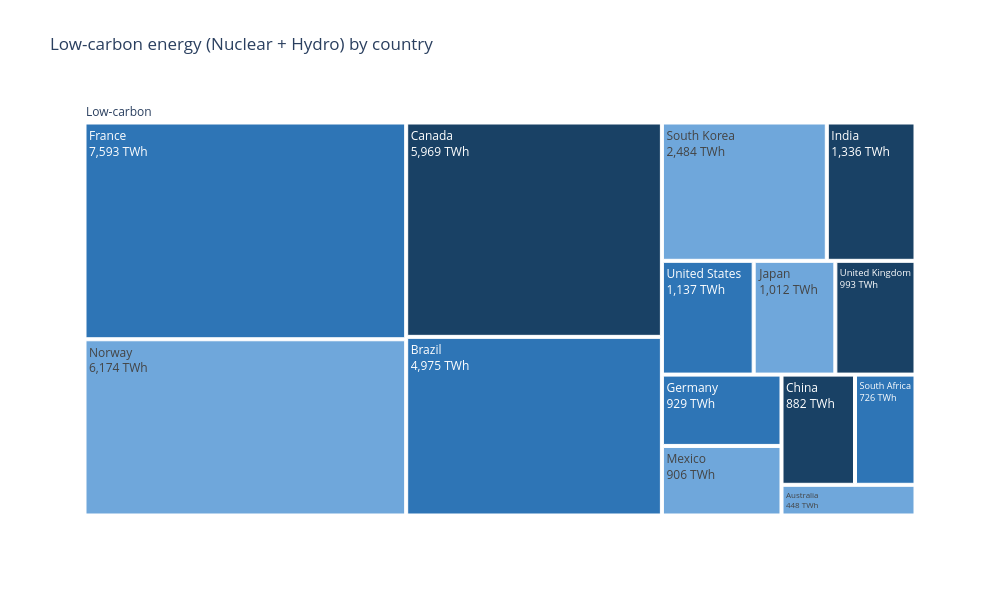
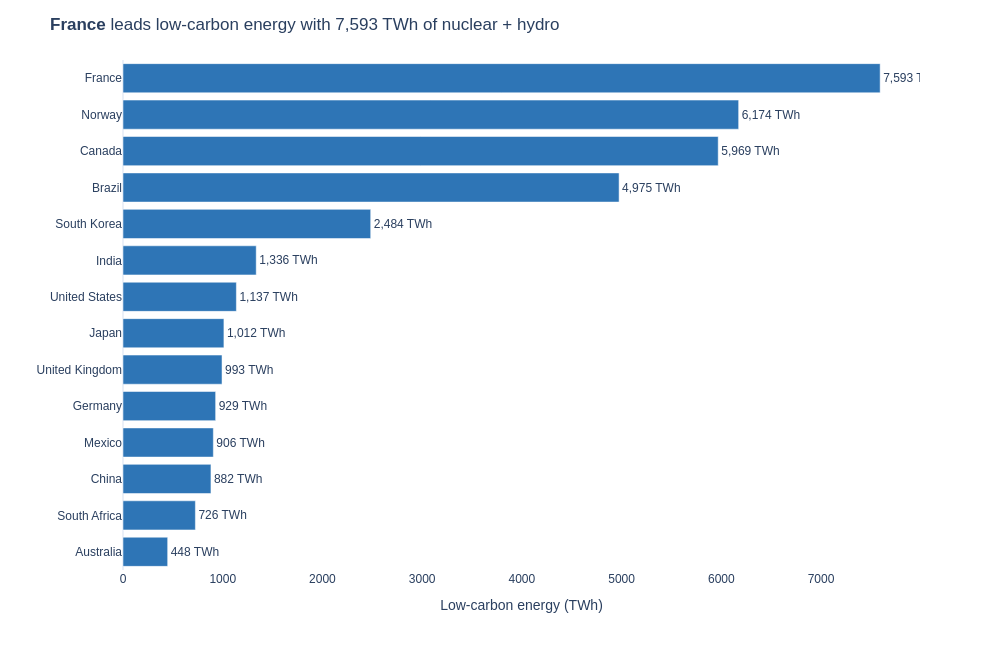

Notebook code cell kept with these figures, in order:
### Markdown cell above
## Task 2 — Treemap vs bar: low-carbon energy by country

**What to build:** Build **both** a treemap and a horizontal bar chart showing total low-carbon TWh (Nuclear + Hydro) per country. Then answer the question in a markdown cell below.

**Requirements:**
- Filter to `Source_Type == 'Low-carbon'` and aggregate TWh by country
- Treemap: single-level `path=['All', 'Country']` with a dummy root node labelled `'Low-carbon'`
- Bar chart: sorted by TWh, horizontal orientation, CVD-safe colour
- Both charts show TWh values, not percentages
- Insight title on the bar chart naming the leading country

### Code cell
# Task 2 — charts
# YOUR CODE HERE
df_low = (df.loc[df['Source_Type'] == 'Low-carbon']
            .groupby('Country', as_index=False)['TWh'].sum()
            .sort_values('TWh', ascending=False))
df_low['All'] = 'Low-carbon'          # dummy root node

fig_tm = px.treemap(
    df_low,
    path=['All', 'Country'],
    values='TWh',
    color_discrete_sequence=['#2E75B6'],   # blue = low-carbon
    height=600, width=1000,
    template='plotly_white',
    title='Low-carbon energy (Nuclear + Hydro) by country',
)
fig_tm.update_traces(
    texttemplate='%{label}<br>%{value:,.0f} TWh',
    hovertemplate='<b>%{label}</b><br>%{value:,.0f} TWh<extra></extra>',
    root_color='white',
)
fig_tm.show()

leader = df_low.iloc[0]

fig_bar = px.bar(
    df_low,
    x='TWh', y='Country',
    orientation='h',
    text='TWh',
    color_discrete_sequence=['#2E75B6'],
    category_orders={'Country': df_low['Country'].tolist()},   # largest at the top
    labels={'TWh': 'Low-carbon energy (TWh)'},
    height=650, width=1000,
    template='plotly_white',
)
fig_bar.update_traces(texttemplate='%{text:,.0f} TWh', textposition='outside')
fig_bar.update_layout(
    title=f'<b>{leader["Country"]}</b> leads low-carbon energy with {leader["TWh"]:,.0f} TWh of nuclear + hydro',
    font=dict(family='Arial', size=12),
    yaxis=dict(title=''),
    xaxis=dict(showgrid=False),
)
fig_bar.show()

### Figure 1 — Plotly figure (JSON) as saved in the notebook; plotly's stock layout.template omitted (floating-point values rounded to 4 significant figures)
{"data": [{"branchvalues": "total", "domain": {"x": [0, 1], "y": [0, 1]}, "hovertemplate": "<b>%{label}</b><br>%{value:,.0f} TWh<extra></extra>", "ids": ["Low-carbon/France", "Low-carbon/Norway", "Low-carbon/Canada", "Low-carbon/Brazil", "Low-carbon/South Korea", "Low-carbon/India", "Low-carbon/United States", "Low-carbon/Japan", "Low-carbon/United Kingdom", "Low-carbon/Germany", "Low-carbon/Mexico", "Low-carbon/China", "Low-carbon/South Africa", "Low-carbon/Australia", "Low-carbon"], "labels": ["France", "Norway", "Canada", "Brazil", "South Korea", "India", "United States", "Japan", "United Kingdom", "Germany", "Mexico", "China", "South Africa", "Australia", "Low-carbon"], "name": "", "parents": ["Low-carbon", "Low-carbon", "Low-carbon", "Low-carbon", "Low-carbon", "Low-carbon", "Low-carbon", "Low-carbon", "Low-carbon", "Low-carbon", "Low-carbon", "Low-carbon", "Low-carbon", "Low-carbon", ""], "root": {"color": "white"}, "texttemplate": "%{label}<br>%{value:,.0f} TWh", "type": "treemap", "values": [7593.0, 6174.0, 5969.0, 4975.0, 2484.0, 1336.0, 1137.0, 1012.0, 993.0, 929.0, 906.0, 882.0, 726.0, 448.0, 35560.0]}], "layout": {"height": 600, "legend": {"tracegroupgap": 0}, "title": {"text": "Low-carbon energy (Nuclear + Hydro) by country"}, "treemapcolorway": ["#2E75B6"], "width": 1000}}

### Figure 2 — Plotly figure (JSON) as saved in the notebook; plotly's stock layout.template omitted (floating-point values rounded to 4 significant figures)
{"data": [{"hovertemplate": "Low-carbon energy (TWh)=%{text}<br>Country=%{y}<extra></extra>", "legendgroup": "", "marker": {"color": "#2E75B6", "pattern": {"shape": ""}}, "name": "", "orientation": "h", "showlegend": false, "text": [7593.0, 6174.0, 5969.0, 4975.0, 2484.0, 1336.0, 1137.0, 1012.0, 993.0, 929.0, 906.0, 882.0, 726.0, 448.0], "textposition": "outside", "texttemplate": "%{text:,.0f} TWh", "type": "bar", "x": [7593.0, 6174.0, 5969.0, 4975.0, 2484.0, 1336.0, 1137.0, 1012.0, 993.0, 929.0, 906.0, 882.0, 726.0, 448.0], "xaxis": "x", "y": ["France", "Norway", "Canada", "Brazil", "South Korea", "India", "United States", "Japan", "United Kingdom", "Germany", "Mexico", "China", "South Africa", "Australia"], "yaxis": "y"}], "layout": {"barmode": "relative", "font": {"family": "Arial", "size": 12}, "height": 650, "legend": {"tracegroupgap": 0}, "margin": {"t": 60}, "title": {"text": "<b>France</b> leads low-carbon energy with 7,593 TWh of nuclear + hydro"}, "width": 1000, "xaxis": {"anchor": "y", "domain": [0, 1], "showgrid": false, "title": {"text": "Low-carbon energy (TWh)"}}, "yaxis": {"anchor": "x", "categoryarray": ["Australia", "South Africa", "China", "Mexico", "Germany", "United Kingdom", "Japan", "United States", "India", "South Korea", "Brazil", "Canada", "Norway", "France"], "categoryorder": "array", "domain": [0, 1], "title": {"text": ""}}}}
